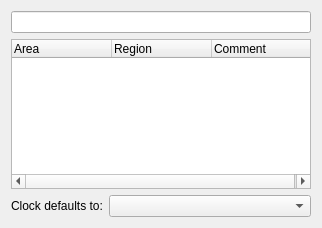
<?xml version="1.0" encoding="UTF-8"?>
<ui version="4.0">
 <class>timezonesConfig</class>
 <widget class="QWidget" name="timezonesConfig">
  <property name="geometry">
   <rect>
    <x>0</x>
    <y>0</y>
    <width>318</width>
    <height>227</height>
   </rect>
  </property>
  <layout class="QVBoxLayout">
   <item>
    <widget class="KTreeWidgetSearchLine" name="searchLine">
     <property name="urlDropsEnabled">
      <bool>false</bool>
     </property>
     <property name="clickMessage">
      <string>Search</string>
     </property>
    </widget>
   </item>
   <item>
    <widget class="KTimeZoneWidget" name="timeZones">
     <property name="minimumSize">
      <size>
       <width>300</width>
       <height>150</height>
      </size>
     </property>
     <property name="toolTip">
      <string>Select one or several time zones.</string>
     </property>
     <property name="whatsThis">
      <string>&lt;!DOCTYPE HTML PUBLIC &quot;-//W3C//DTD HTML 4.0//EN&quot; &quot;http://www.w3.org/TR/REC-html40/strict.dtd&quot;&gt;
&lt;html&gt;&lt;head&gt;&lt;meta name=&quot;qrichtext&quot; content=&quot;1&quot; /&gt;&lt;style type=&quot;text/css&quot;&gt;
p, li { white-space: pre-wrap; }
&lt;/style&gt;&lt;/head&gt;&lt;body style=&quot; font-family:'Sans Serif'; font-size:10pt; font-weight:400; font-style:normal;&quot;&gt;
&lt;p style=&quot; margin-top:0px; margin-bottom:0px; margin-left:0px; margin-right:0px; -qt-block-indent:0; text-indent:0px;&quot;&gt;Your &lt;span style=&quot; font-weight:600;&quot;&gt;Local&lt;/span&gt; time and time zone are defined in System Settings, in the Date and Time tab. As default, your plasma clock will use this setting.&lt;/p&gt;
&lt;p style=&quot; margin-top:0px; margin-bottom:0px; margin-left:0px; margin-right:0px; -qt-block-indent:0; text-indent:0px;&quot;&gt;The plasma clock tooltip can display the time in several other time zones: to do so, select one or several more time zones in the list. Click on a line to select it and click on it again to deselect it. &lt;/p&gt;
&lt;p style=&quot; margin-top:0px; margin-bottom:0px; margin-left:0px; margin-right:0px; -qt-block-indent:0; text-indent:0px;&quot;&gt;After you validate your choices with the OK button, when your mouse is over the clock, a tooltip will display the time in all the selected time zones.&lt;/p&gt;
&lt;p style=&quot; margin-top:0px; margin-bottom:0px; margin-left:0px; margin-right:0px; -qt-block-indent:0; text-indent:0px;&quot;&gt;To select a &lt;span style=&quot; font-weight:600;&quot;&gt;Default&lt;/span&gt; time zone: you can either scroll over the clock with your mouse wheel and set the one you want or you can set it with &quot;Clock defaults to:&quot;. .&lt;/p&gt;&lt;/body&gt;&lt;/html&gt;</string>
     </property>
     <property name="selectionMode">
      <enum>QAbstractItemView::MultiSelection</enum>
     </property>
     <property name="itemsCheckable">
      <bool>true</bool>
     </property>
     <column>
      <property name="text">
       <string>Area</string>
      </property>
     </column>
     <column>
      <property name="text">
       <string>Region</string>
      </property>
     </column>
     <column>
      <property name="text">
       <string>Comment</string>
      </property>
     </column>
    </widget>
   </item>
   <item>
    <layout class="QGridLayout" name="gridLayout">
     <item row="0" column="0">
      <widget class="QLabel" name="label">
       <property name="text">
        <string>Clock defaults to:</string>
       </property>
       <property name="buddy">
        <cstring>clockDefaultsTo</cstring>
       </property>
      </widget>
     </item>
     <item row="0" column="1">
      <widget class="QComboBox" name="clockDefaultsTo">
       <property name="sizePolicy">
        <sizepolicy hsizetype="Expanding" vsizetype="Fixed">
         <horstretch>0</horstretch>
         <verstretch>0</verstretch>
        </sizepolicy>
       </property>
       <property name="toolTip">
        <string>The time the clock will display</string>
       </property>
       <property name="whatsThis">
        <string>The clock will display the time for the selected default zone.
Local is the time you set in System Settings.</string>
       </property>
       <property name="insertPolicy">
        <enum>QComboBox::InsertAlphabetically</enum>
       </property>
      </widget>
     </item>
    </layout>
   </item>
  </layout>
 </widget>
 <customwidgets>
  <customwidget>
   <class>KTimeZoneWidget</class>
   <extends>QTreeWidget</extends>
   <header>ktimezonewidget.h</header>
  </customwidget>
  <customwidget>
   <class>KTreeWidgetSearchLine</class>
   <extends>KLineEdit</extends>
   <header>ktreewidgetsearchline.h</header>
  </customwidget>
  <customwidget>
   <class>KLineEdit</class>
   <extends>QLineEdit</extends>
   <header>klineedit.h</header>
  </customwidget>
 </customwidgets>
 <connections/>
</ui>
